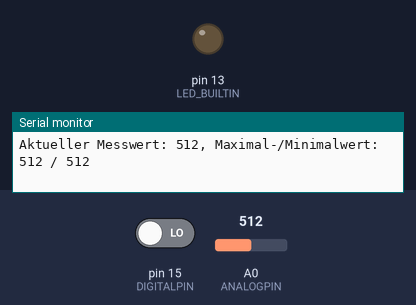
A sketch run on a simulated Arduino Uno, built with avr-gcc and run on an emulated ATmega328P. Parts: output pins drawn as LEDs (lit = HIGH), the last lines printed to the serial monitor. Inputs (shaded band) come from the test bench; at power-on: pin 15 (DIGITALPIN) LOW, A0 (ANALOGPIN) = 512.

Above: at 1.8 s.
1.9 s: pin 15 (DIGITALPIN) driven HIGH
At 3.1 s:
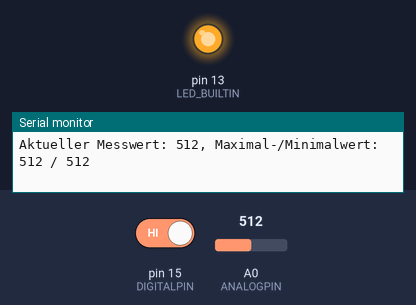
3.5 s: pin 15 (DIGITALPIN) driven LOW
At 4.7 s:
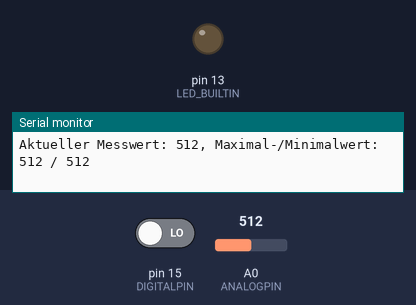
Timing chart, 0 to 6.5 s (numbered marks = the images above; inputs shaded):
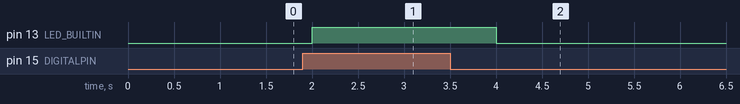

Measured:
- after the input at 1.9 s, pin 13 (LED_BUILTIN): LOW → HIGH after 0.10 s
- after the input at 3.5 s, pin 13 (LED_BUILTIN): HIGH → LOW after 0.51 s

The sketch:

K09_08_Hall.ino
```cpp
#define ANALOGPIN 0
#define DIGITALPIN 15

int SensorWert;
int minWert = 1023;
int maxWert = 0;

void setup()
{
  Serial.begin(9600);
  pinMode(LED_BUILTIN,OUTPUT);
}
void loop()
{
  SensorWert = analogRead(ANALOGPIN);

  if(SensorWert > maxWert)
    maxWert = SensorWert;

  if(SensorWert < minWert)
    minWert = SensorWert;

  Serial.print("Aktueller Messwert: ");
  Serial.print(SensorWert);
  Serial.print(", Maximal-/Minimalwert: ");
  Serial.print(maxWert);
  Serial.print(" / ");
  Serial.println(minWert);

  digitalWrite(LED_BUILTIN,digitalRead(DIGITALPIN));

  delay(1000);
}
```
